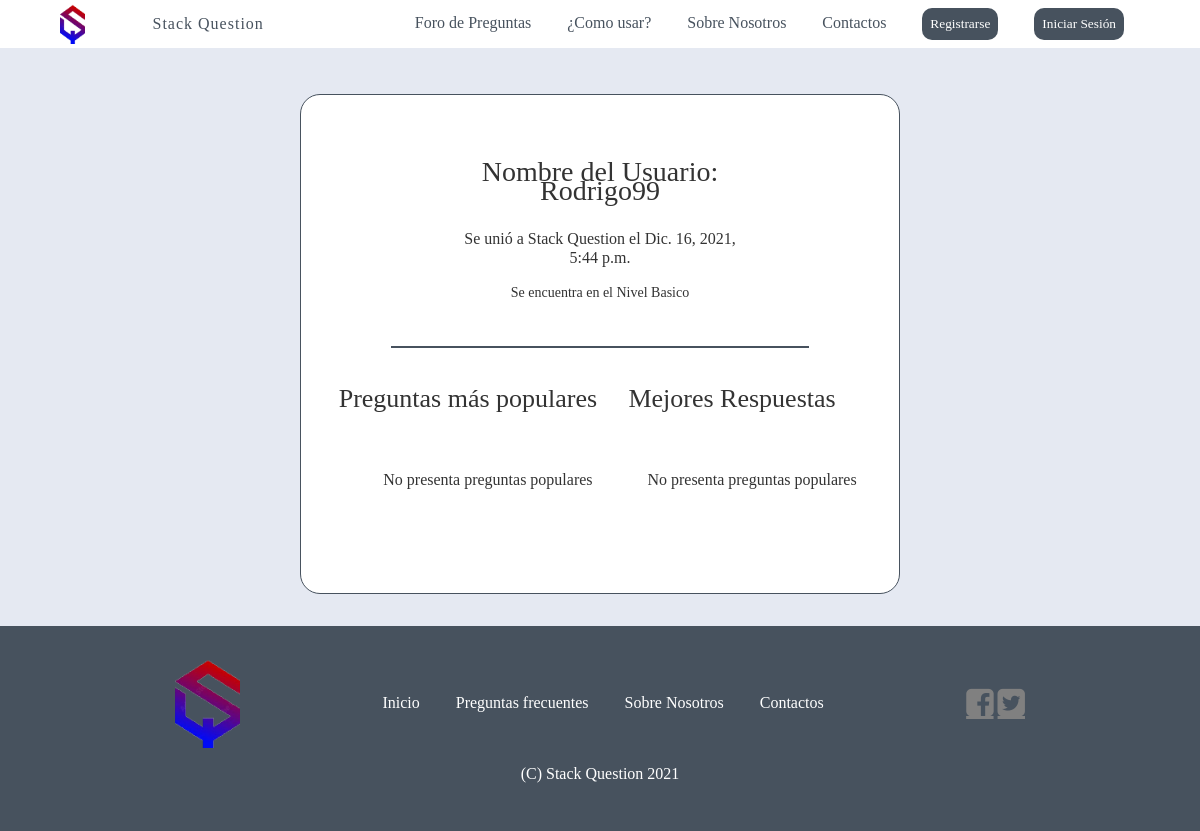
The app's page /usuario/?usuario=4 with its own data.
### usuarios/models.py (models this page shows, shortened)
class Usuario(models.Model):
    id = models.AutoField(primary_key=True)
    nombre = models.CharField(max_length = 50, null = True)
    usuario = models.CharField(max_length = 100, null = True)
    contrasenia = models.CharField(max_length = 255, null = True)
    correo = models.CharField(max_length = 100, null = True)
    celular = models.CharField(max_length = 20, null = True)
    pais = models.CharField(max_length = 50, null = True)
    fecha_de_nacimiento = models.DateTimeField(blank = True, null = True)
    nivel = models.ForeignKey (Nivel, on_delete = models.CASCADE, null = True)
    num_resp_confiables=models.IntegerField(null=True)
    fecha_de_creacion = models.DateTimeField(blank = True, null = True)
    fecha_de_modificacion = models.DateTimeField(blank = True, null = True)
    estado = models.BooleanField(null = True)

class Nivel(models.Model):
    id = models.AutoField(primary_key=True)
    nombre = models.CharField(max_length = 255, null = True)
    fecha_de_creacion = models.DateTimeField(blank = True, null = True)
    fecha_de_modificacion = models.DateTimeField(blank = True, null = True)
    estado = models.BooleanField(null = True)
    def __str__(self):
        return self.nombre

### usuarios/views.py (the view)
# urls.py: url(r'^usuario/$',vu.informacion_Usuario),
def informacion_Usuario(request):
    if not (request.GET.get("usuario","")):
        return HttpResponse("Usuario no encontrado")
    elif not (usuarios.Usuario.objects.filter(id=request.GET.get("usuario","")).exists()):
        return HttpResponse("Usuario no encontrado")
    usuario=usuarios.Usuario.objects.get(id=request.GET.get("usuario",""))
    respuestas=list(usuarios.Respuesta.objects.filter(usuario_id=request.GET.get("usuario",""),confiabilidad_id=2))
    preguntas=[]
    for respuesta in respuestas:
        preguntas.append(usuarios.Pregunta.objects.get(id=respuesta.pregunta_id))
    if usuarios.Nivel.objects.filter(id=usuario.nivel_id).exists():
        nivel=usuarios.Nivel.objects.get(id=usuario.nivel_id)
    else:
        nivel = "Basico"
    return render(request,"usuario.html",{"usuario":usuario,"respuestas":respuestas,"preguntas":preguntas,"nivel":nivel})

### templates/usuario.html (shortened to what this page needs)
{% extends 'base/base.html' %}
    {% block content %}
    {% load static %}
    <div class="usuario-perfil2">
        <div class="usuario-per-con">
            <div class="usuario-info">
                <br>
                <p style="font-size: 28px;">Nombre del Usuario: {{usuario.usuario}}</p>
                <p style="font-size: 16px;">Se unió a Stack Question el {{usuario.fecha_de_creacion}}</p>
                {%if nivel%}
                <p style="font-size: 14px;">Se encuentra en el Nivel {{nivel}}</p>
                {%else%}
                <p style="font-size: 14px;">No presenta Nivel</p>
                {%endif%}
            </div>
            <hr size="2px" width="70%" text-align="center" color="#47525E" />
            <div class="pre-res">
                <div class="usuario-container">
                    <div class="usuario-con-izq">
                        <p>Preguntas más populares</p><br>
                        <ul>
                            {%if preguntas%}
                            {%for pregunta in preguntas%}
                            <li><a href="/pregunta/?id={{pregunta.id}}">{{pregunta.enunciado}}</a></li>
                            {%endfor%}
                            {%else%}
                            <span>No presenta preguntas populares</span><br>
                            {%endif%}
                        </ul>
                    </div>
                    <div class="usuario-con-der">
                        <p>Mejores Respuestas</p><br>
                        <ul>
                            {%if respuestas%}
                            {%for respuesta in respuestas%}
                            <li><a href="/pregunta/?id={{respuesta.id}}">{{respuesta.contenido}}</a></li>
                            {%endfor%}
                            {%else%}
                            <span>No presenta preguntas populares</span><br>
                            {%endif%}
                        </ul>
                    </div>
                </div>
            </div>
        </div>
    </div>
    {% endblock %}

### static/css/estilos.css (style rules this page uses)
body { font-family: Georgia, 'Times New Roman', Times, serif; color: #333; font-size: 1rem; line-height: 1.2em; margin: 0; }
* { box-sizing: border-box }
.usuario-perfil2 { width: 50%; margin-right: 25%; margin-left: 25%; margin-top: 30px; min-height: 500px; height: auto; background: white; border-radius: 20px 20px 20px 20px; border: #47525E 1px solid; }
.usuario-per-con { flex-direction: column; display: flex; text-align: center; margin-top: 20px; }
.usuario-info { width:50%; height:10%; margin-left:25%; margin-right: 25%; text-align: center; align-items: center; }
.pre-res { width: 90%; margin-left: 5%; margin-right: 5%; display: flex; flex-direction: row; }
.usuario-container { width: 100%; height: auto; margin: 5px; display: flex; flex-direction: row; }
.usuario-container .usuario-con-izq { width: 50%; margin :2px; }
.usuario-container .usuario-con-der { width: 50%; margin :2px; }
.usuario-con-der p, .usuario-con-izq p { font-size: 26px; }

### templates/base/base.html (style rules this page uses)
hr { margin-top:30px; }
body { top: 0 !important; }

### records on screen
Usuario: usuario "Rodrigo99", fecha_de_creacion "Dic. 16, 2021, 5:44 p.m."
Nivel: nombre "Basico"
